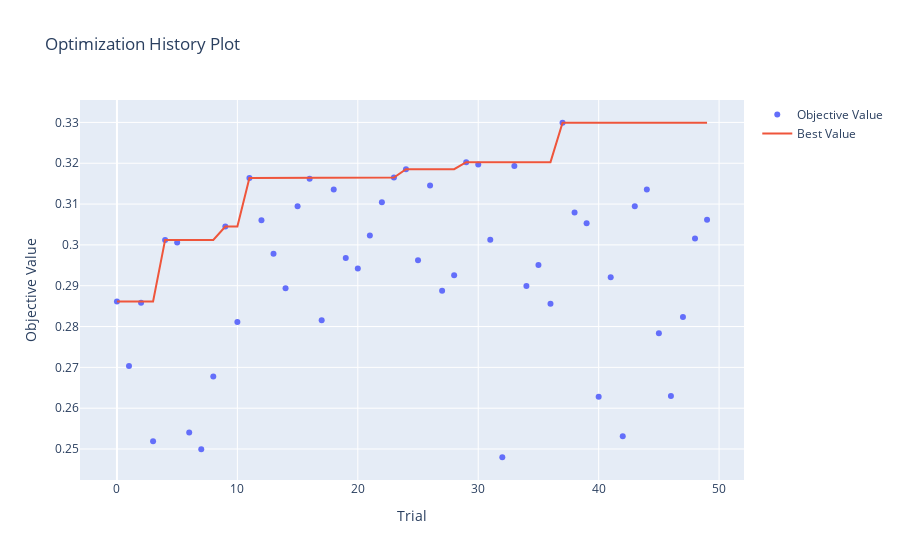
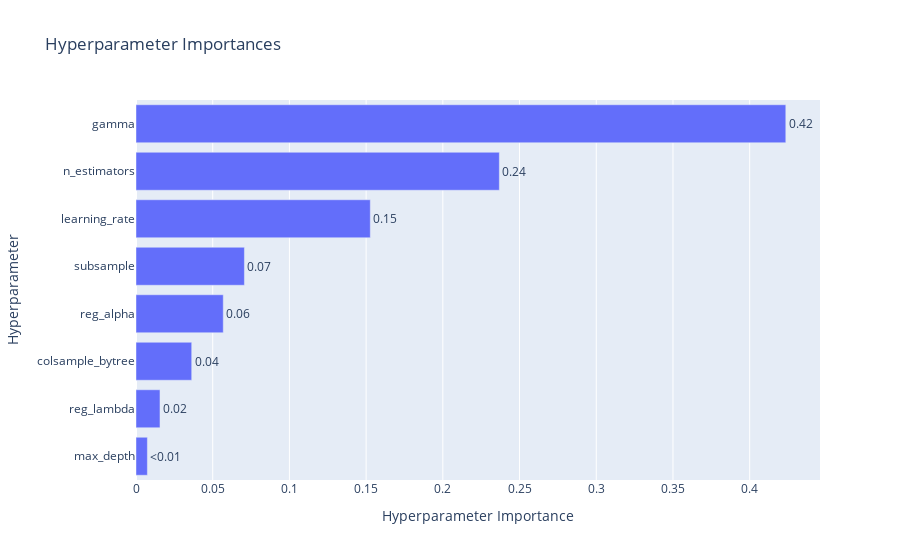

Notebook code cell kept with these figures, in order:
### Code cell
ov.plot_optimization_history(study).show()
ov.plot_param_importances(study).show()

### Figure 1 — Plotly figure (JSON) as saved in the notebook; plotly's stock layout.template omitted (floating-point values rounded to 4 significant figures)
{"data": [{"mode": "markers", "name": "Objective Value", "type": "scatter", "x": [0, 1, 2, 3, 4, 5, 6, 7, 8, 9, 10, 11, 12, 13, 14, 15, 16, 17, 18, 19, 20, 21, 22, 23, 24, 25, 26, 27, 28, 29, 30, 31, 32, 33, 34, 35, 36, 37, 38, 39, 40, 41, 42, 43, 44, 45, 46, 47, 48, 49], "y": [0.2861, 0.2703, 0.2858, 0.2519, 0.3012, 0.3006, 0.254, 0.25, 0.2677, 0.3045, 0.2811, 0.3164, 0.3061, 0.2978, 0.2894, 0.3095, 0.3162, 0.2815, 0.3135, 0.2968, 0.2942, 0.3023, 0.3105, 0.3165, 0.3185, 0.2962, 0.3145, 0.2888, 0.2925, 0.3203, 0.3197, 0.3012, 0.248, 0.3193, 0.2899, 0.2951, 0.2856, 0.3299, 0.3079, 0.3053, 0.2628, 0.292, 0.2531, 0.3095, 0.3135, 0.2784, 0.263, 0.2823, 0.3016, 0.3061]}, {"mode": "lines", "name": "Best Value", "type": "scatter", "x": [0, 1, 2, 3, 4, 5, 6, 7, 8, 9, 10, 11, 12, 13, 14, 15, 16, 17, 18, 19, 20, 21, 22, 23, 24, 25, 26, 27, 28, 29, 30, 31, 32, 33, 34, 35, 36, 37, 38, 39, 40, 41, 42, 43, 44, 45, 46, 47, 48, 49], "y": [0.2861, 0.2861, 0.2861, 0.2861, 0.3012, 0.3012, 0.3012, 0.3012, 0.3012, 0.3045, 0.3045, 0.3164, 0.3164, 0.3164, 0.3164, 0.3164, 0.3164, 0.3164, 0.3164, 0.3164, 0.3164, 0.3164, 0.3164, 0.3165, 0.3185, 0.3185, 0.3185, 0.3185, 0.3185, 0.3203, 0.3203, 0.3203, 0.3203, 0.3203, 0.3203, 0.3203, 0.3203, 0.3299, 0.3299, 0.3299, 0.3299, 0.3299, 0.3299, 0.3299, 0.3299, 0.3299, 0.3299, 0.3299, 0.3299, 0.3299]}, {"marker": {"color": "#cccccc"}, "mode": "markers", "name": "Infeasible Trial", "showlegend": false, "type": "scatter", "x": [], "y": []}], "layout": {"title": {"text": "Optimization History Plot"}, "xaxis": {"title": {"text": "Trial"}}, "yaxis": {"title": {"text": "Objective Value"}}}}

### Figure 2 — Plotly figure (JSON) as saved in the notebook; plotly's stock layout.template omitted (floating-point values rounded to 4 significant figures)
{"data": [{"cliponaxis": false, "hovertemplate": ["max_depth (IntDistribution): 0.007414777496782914<extra></extra>", "reg_lambda (FloatDistribution): 0.01562871557880796<extra></extra>", "colsample_bytree (FloatDistribution): 0.03631303052968588<extra></extra>", "reg_alpha (FloatDistribution): 0.05687735426734163<extra></extra>", "subsample (FloatDistribution): 0.07066471483972624<extra></extra>", "learning_rate (FloatDistribution): 0.1527216873326266<extra></extra>", "n_estimators (IntDistribution): 0.2368293835716111<extra></extra>", "gamma (FloatDistribution): 0.4235503363834176<extra></extra>"], "name": "Objective Value", "orientation": "h", "text": ["<0.01", "0.02", "0.04", "0.06", "0.07", "0.15", "0.24", "0.42"], "textposition": "outside", "type": "bar", "x": [0.007415, 0.01563, 0.03631, 0.05688, 0.07066, 0.1527, 0.2368, 0.4236], "y": ["max_depth", "reg_lambda", "colsample_bytree", "reg_alpha", "subsample", "learning_rate", "n_estimators", "gamma"]}], "layout": {"title": {"text": "Hyperparameter Importances"}, "xaxis": {"title": {"text": "Hyperparameter Importance"}}, "yaxis": {"title": {"text": "Hyperparameter"}}}}
